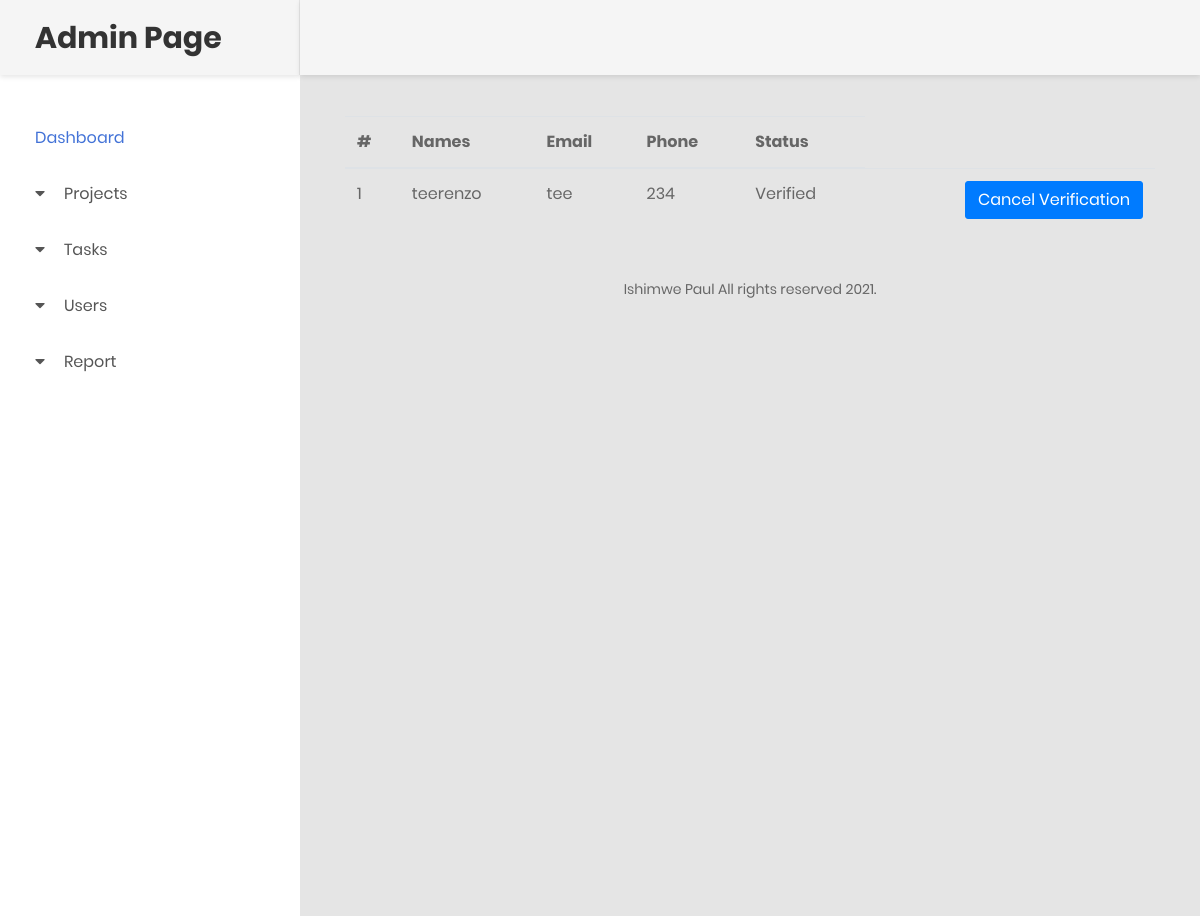
/All_Users.php (signed in), run on the app's committed database.
### tables this page shows
CREATE TABLE `users` (
  `id` int(123) NOT NULL,
  `email` varchar(123) NOT NULL,
  `names` varchar(123) NOT NULL,
  `tel` varchar(20) NOT NULL,
  `password` varchar(123) NOT NULL,
  `verified` varchar(123) NOT NULL
);

### All_Users.php (the view, shortened to what this page needs)
<?php
include 'connection.php';
$query = "SELECT * FROM `users`";
$data = mysqli_query($connect, "$query");
?>
<!DOCTYPE html>
<html lang="en">
<head>
    <link href="css/font-face.css" rel="stylesheet" media="all">
    <link href="vendor/font-awesome-4.7/css/font-awesome.min.css" rel="stylesheet" media="all">
    <link href="vendor/font-awesome-5/css/fontawesome-all.min.css" rel="stylesheet" media="all">
    <link href="vendor/mdi-font/css/material-design-iconic-font.min.css" rel="stylesheet" media="all">
    <link href="vendor/bootstrap-4.1/bootstrap.min.css" rel="stylesheet" media="all">
    <link href="vendor/animsition/animsition.min.css" rel="stylesheet" media="all">
    <link href="vendor/bootstrap-progressbar/bootstrap-progressbar-3.3.4.min.css" rel="stylesheet" media="all">
    <link href="vendor/wow/animate.css" rel="stylesheet" media="all">
    <link href="vendor/css-hamburgers/hamburgers.min.css" rel="stylesheet" media="all">
    <link href="vendor/slick/slick.css" rel="stylesheet" media="all">
    <link href="vendor/select2/select2.min.css" rel="stylesheet" media="all">
    <link href="vendor/perfect-scrollbar/perfect-scrollbar.css" rel="stylesheet" media="all">
    <link href="css/theme.css" rel="stylesheet" media="all">
</head>
<body class="animsition">
    <div class="page-wrapper">
        <?php include('includes/nav-sidebar.php'); ?>
        <div class="page-container">
            <?php include('includes/header.php');  ?>
            <div class="main-content">
                <div class="section__content section__content--p30">
                    <div class="container-fluid">
                        <div class="row">
                            <div class="col-md-12">
                                <div class="overview-wrap">
                                    <table class="table table-stripe table-hover">
                                        <tbody>
                                            <thead>
                                                <tr>
                                                    <th>#</th>
                                                    <th>Names</th>
                                                    <th>Email</th>
                                                    <th>Phone</th>
                                                    <th>Status</th>
                                                </tr>
                                            </thead>
                                            <?php
                                            $count = 0;
                                            while ($row = mysqli_fetch_array($data)) {
                                                $count++;
                                            ?>
                                                <tr>
                                                    <td><?php echo $count; ?></td>
                                                    <td><?php echo $row['names']; ?></td>
                                                    <td><?php
                                                        echo $row['email'];
                                                        ?></td>
                                                    <td><?php echo $row['tel']; ?></td>
                                                    <td><?php
                                                        if ($row['verified'] == 'no') {
                                                            echo  "Not yet verified";
                                                        } else {
                                                            echo  "Verified";
                                                        }
                                                        ?></td>
                                                    <?php
                                                    if ($row['verified'] == 'no') {
                                                    ?>
                                                        <td align='right'><a class="btn btn-primary" href='markVerified.php?id=<?php echo $row[0]; ?>'>
                                                                Verify
                                                            </a></td>
                                                    <?php
                                                    } else { ?>
                                                        <td align='right'> <a class="btn btn-primary" href='cancelVerification.php?id=<?php echo $row[0]; ?>'>Cancel Verification</a></td>
                                                    <?php
                                                    }
                                                    ?>
                                                </tr>
                                            <?php  }  ?>
                                        </tbody>
                                    </table>
                                </div>
                            </div>
                        </div>
                        <div class="row m-t-25">
                            <div class="col-sm-6 col-lg-3">
                            </div>
                            <div class="col-sm-6 col-lg-3">
                            </div>
                            <div class="col-sm-6 col-lg-3">
                            </div>
                            <div class="col-sm-6 col-lg-3">
                            </div>
                        </div>
                        <?php include('includes/footer.php') ?>
                    </div>
                </div>
            </div>
        </div>
    </div>
</body>
</html>

### data on the page
users: names "teerenzo", email "tee", tel "234", verified "Verified"
